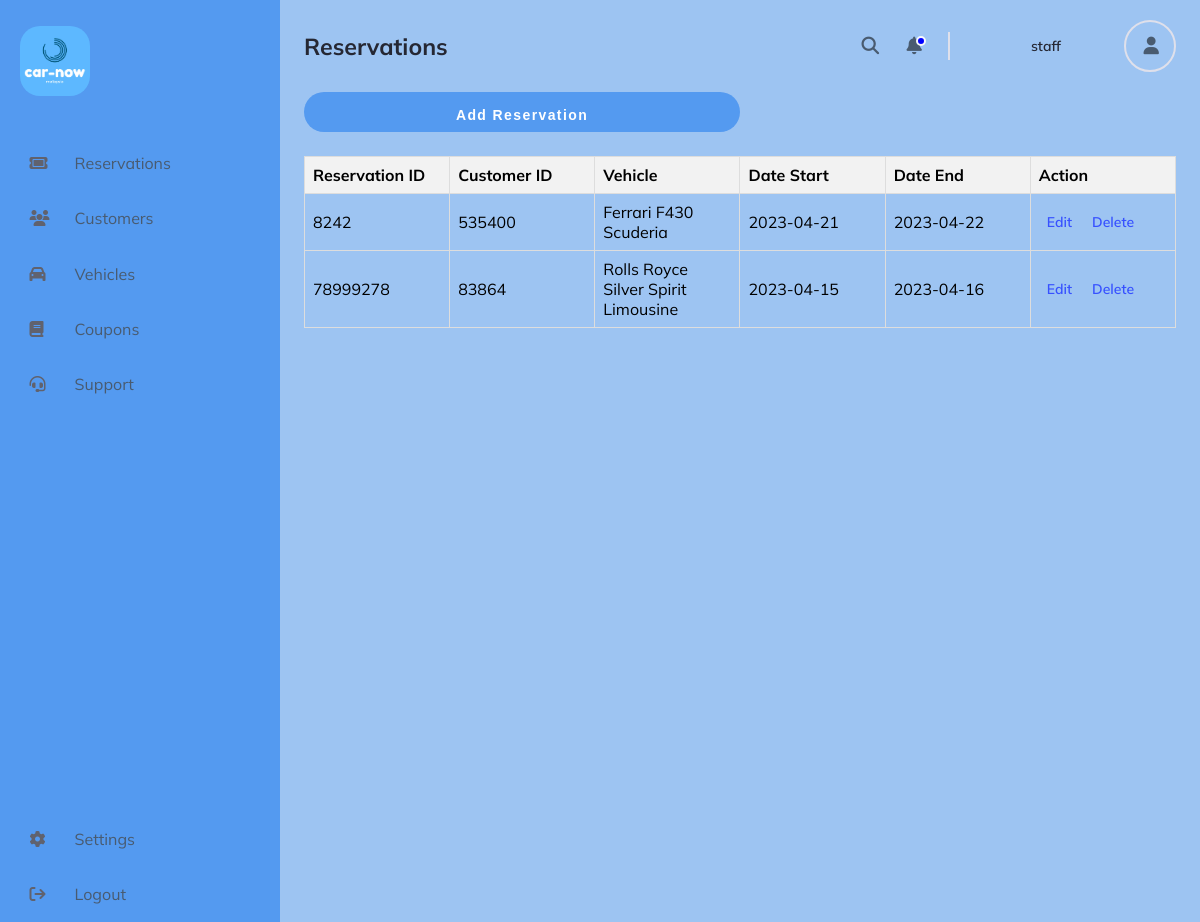
The page /CAR_RENTAL/ADMIN_DASHBOARD/reservations.php (signed in) on the database its author committed.
### tables this page shows
CREATE TABLE `staff` (
  `id` int(11) NOT NULL,
  `staff_id` int(11) DEFAULT NULL,
  `full_name` varchar(255) DEFAULT NULL,
  `email` varchar(255) NOT NULL,
  `username` varchar(255) NOT NULL,
  `password` varchar(255) NOT NULL,
  `date` timestamp NOT NULL DEFAULT current_timestamp()
);

CREATE TABLE `reservation` (
  `reservation_id` int(11) NOT NULL,
  `customer_id` int(11) DEFAULT NULL,
  `car_id` int(11) DEFAULT NULL,
  `start_date` date DEFAULT NULL,
  `end_date` date DEFAULT NULL,
  `price` decimal(10,2) NOT NULL,
  `payment_status` tinyint(1) NOT NULL DEFAULT 0,
  `total_paid` decimal(10,2) NOT NULL DEFAULT 0.00,
  `last_changed` timestamp NOT NULL DEFAULT current_timestamp()
);

CREATE TABLE `car` (
  `car_id` int(11) NOT NULL,
  `car_type` varchar(255) DEFAULT NULL,
  `car_name` varchar(255) DEFAULT NULL,
  `car_color` varchar(50) DEFAULT NULL,
  `price` decimal(10,2) DEFAULT NULL,
  `car_img` varchar(255) DEFAULT NULL
);

### CAR_RENTAL/FUNCTIONS/functions.php (called while the page is built, shortened)
<?php
function check_login($con)
{
	if(isset($_SESSION['staff_id']))
	{
		$id = $_SESSION['staff_id'];
		$query = "select * from staff where staff_id = '$id' limit 1";
		$result = mysqli_query($con,$query);
		if($result && mysqli_num_rows($result) > 0)
		{
			$user_data = mysqli_fetch_assoc($result);
			return $user_data;
		}
	}
	die;
}

### CAR_RENTAL/ADMIN_DASHBOARD/reservations.php (the view, shortened to what this page needs)
<?php
include("../FUNCTIONS/connection.php");
include("../FUNCTIONS/functions.php");
	$user_data = check_login($con);
?>
<!DOCTYPE html>
<html lang="en">
   <head>
      <link rel="stylesheet" href="reservation_style.css" />
   </head>
   <body>
      <div class="sidebar">
         <div class="logo-container">
            <img src="../car-now-logo.png" width="70px" height="auto" style="border-radius: 20px;" alt="logo">
         </div>
         <nav class="sidebar-nav">
            <ul>
                <a href="reservations.php">
                    <li>
                        <i class="fa-solid fa-ticket"></i>
                        <p>Reservations</p>
                     </li>
                </a>
                <a href="./customers.php">
                    <li>
                    <i class="fa-solid fa-users"></i>
                    <p>Customers</p>
                    </li>
                </a>
                <a href="./vehicles.php">
                    <li>
                    <i class="fa-solid fa-car"></i>
                    <p>Vehicles</p>
                    </li>
                </a>
                <a href="./coupons.php">
                    <li>
                        <i class="fa-solid fa-book"></i>
                        <p>Coupons</p>
                     </li>
                </a>
                <a href="./support.php">
                  <li>
                     <i class="fa-solid fa-headset"></i>
                     <p>Support</p>
                  </li>
              </a>
             </ul>
             <ul>
                <a href="./settings.php">
                     <li>
                        <i class="fa-solid fa-gear"></i>
                        <p>Settings</p>
                     </li>
                </a>
               <a href="../FUNCTIONS/logout.php">
                <li>
                    <i class="fa-solid fa-sign-out"></i>
                    <p>Logout</p>
                 </li>
               </a>
            </ul>
         </nav>
      </div>
      <main>
         <header class="header">
            <h1>Reservations</h1>
            <div class="user">
               <div class="icons">
                  <i class="fa-solid fa-magnifying-glass" title="Search by Reservation"></i>
                  <i class="fa-solid fa-bell"></i>
               </div>
               <p class="name"><?php echo $user_data['username']; ?></p>
               <div class="user-img">
                  <i class="fa-solid fa-user"></i>
               </div>
            </div>
         </header>
   <div class="add-new-btn"><button onclick="addReservation()">Add Reservation</button></div>
         <div class="orders-table search-table">
               <?php
                  $sql = "SELECT reservation.reservation_id, reservation.customer_id, car.car_name, reservation.start_date, reservation.end_date
                  FROM reservation
                  JOIN car ON reservation.car_id = car.car_id";
                  $result = $con->query($sql);
                  if ($result->num_rows > 0) {
                     echo"<table>";
                     echo"<thead>";
                     echo"<tr>";
                     echo"<th>Reservation ID</th>";
                     echo"<th>Customer ID</th>";
                     echo"<th>Vehicle</th>";
                     echo"<th>Date Start</th>";
                     echo"<th>Date End</th>";
                     echo"<th>Action</th>";
                     echo"</tr>";
                     echo"<tbody>";
                     while($row = $result->fetch_assoc()) {
                        echo "<tr><td>".$row["reservation_id"]."</td><td>".$row["customer_id"]."</td><td>".$row["car_name"]."</td><td>".$row["start_date"]."</td><td>".$row["end_date"]."</td><td><a href='edit_reservation.php?reservation_id=".$row["reservation_id"]."'>Edit</a><a href='javascript:void(0);' onclick='deleteReservation(".$row["reservation_id"].")'>Delete</a></td></tr>";
                     }
                     echo"</tbody>";
                     echo "</table>";
                  } else {
                     echo "0 results";
                  }
               ?>
         </div>
      </main>
      </body>
</html>

### CAR_RENTAL/ADMIN_DASHBOARD/reservation_style.css (style rules this page uses)
*, *::after, *::before { box-sizing: border-box; --color1:#274870; --color2:#9DC4F2; --color3:#549AF0; --color4:#495B70; --color5:#437CC2; }
a { text-decoration: none; }
body { margin: 0; background-color: var(--color2); min-height: 100vh; height: 100%; display: grid; grid-template-columns: clamp(220px, 25%, 280px) 1fr; font-family: "mulish", sans-serif; }
h1, h2, p { margin: 0; }
main { grid-column-start: 2; display: grid; grid-template-rows: auto auto 1fr auto; grid-template-columns: repeat(8, 1fr); padding: 0 1.5rem 1.5rem; max-height: 100%; }
ul { list-style-type: none; margin: 0; padding: 0; }
.sidebar { grid-column-start: 1; display: flex; flex-direction: column; background: var(--color3); color: var(--color4); padding-top: 0.35rem; user-select: none; position: relative; }
.sidebar i { color: #60626e; margin-right: 1.25rem; margin-left: 0.75rem; min-width: 25px; }
.sidebar li { display: flex; align-items: center; padding: 1.1rem; font-weight: 400; color: var(--color4); }
.sidebar-nav > ul:first-child { padding: 0.5rem 0 0.75rem; }
.logo-container { padding: 1.25rem; padding-bottom: 1.75rem; position: relative; }
.sidebar-nav { display: flex; flex-direction: column; height: 100%; }
@media (min-height: 620px) { .sidebar { position: sticky; top: 0; left: 0; max-height: 100vh; min-height: min-content; } }
@media (min-height: 620px) { .sidebar-nav { justify-content: space-between; } }
header { display: grid; grid-template-columns: 1fr 320px; grid-row: 1; grid-column: 1 / -1; padding: 1rem 0; }
header *, header *::after { box-sizing: content-box; }
header h1 { font-size: 1.45rem; margin-top: auto; margin-bottom: auto; color: #252733; }
header i { color: var(--color4); font-size: 1.1rem; padding: 0.35rem; cursor: pointer; }
header i:last-child { margin-right: 1.25rem; margin-left: 0.75rem; }
.icons { border-right: 2px solid #dfe0eb; margin-right: 1.75rem; user-select: none; }
.fa-bell { position: relative; }
.fa-bell::after { content: ""; position: absolute; top: 0.25rem; left: 0.925rem; width: 6px; height: 6px; background: blue; border-radius: 50%; border: 2px solid #f7f8fc; }
.user-img { width: 48px; height: 48px; display: grid; place-items: center; border-radius: 50%; border: 2px solid #dfe0eb; margin-left: 0.6rem; }
header > div { display: flex; align-items: center; justify-content: space-between; padding: 0.25rem 1.25rem; padding-left: 0; padding-right: 0; }
.user { grid-column-start: 2; }
.name { font-size: 0.875rem; color: #252733; font-weight: 600; }
.add-new-btn { grid-row: 2; grid-column: 1 / 5; padding-bottom: 1rem; }
.add-new-btn > button { font-family: "Titillium Web", sans-serif; font-size: 14px; font-weight: bold; letter-spacing: .1em; outline: 0; background: var(--color3); width: 100%; height: 40px; border: 0; border-radius:30px; margin: 0px 0px 8px; padding: 15px; color: #FFFFFF; -webkit-transition: all 0.3 ease; transition: all 0.3 ease; cursor: pointer; transition: all 0.2s; text-align: center; }
.orders-table { grid-row: 3; grid-column: 1/-1; }
table { width: 100%; table-layout: fixed; border-collapse: collapse; }
th, td { border: 1px solid #ddd; padding: 8px; overflow: hidden; }
th { text-align: left; background-color: #f2f2f2; }
table a { display: inline-block; padding: 4px 8px; color: #fff; text-decoration: none; margin-right: 4px; cursor: pointer; color: #3751ff; font-size: 0.875rem; font-weight: 600; text-decoration: none; transition: transform 0.25s ease-in-out; }

### rows shown on the page
staff: username "staff"
reservation: reservation_id "8242", customer "535400", car.car_name "Ferrari F430 Scuderia", start_date "2023-04-21", end_date "2023-04-22"
reservation: reservation_id "78999278", customer "83864", car.car_name "Rolls Royce Silver Spirit Limousine", start_date "2023-04-15", end_date "2023-04-16"
